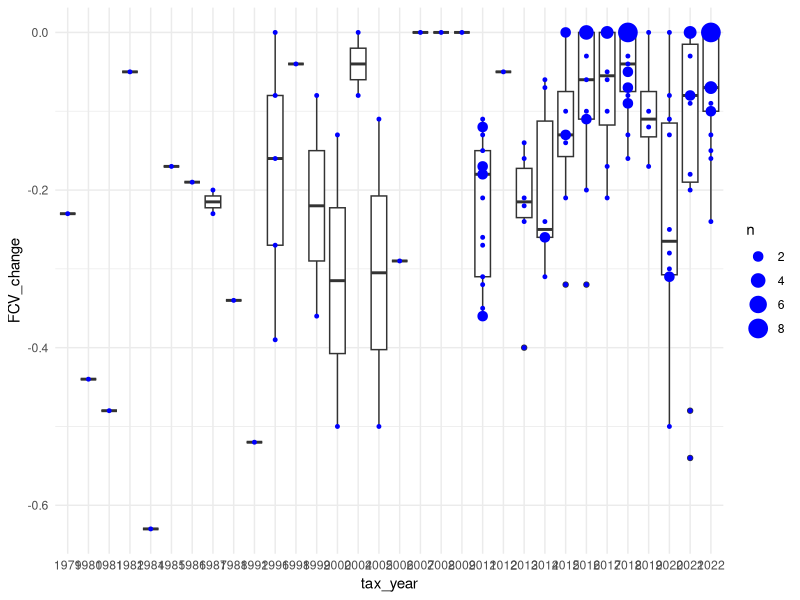
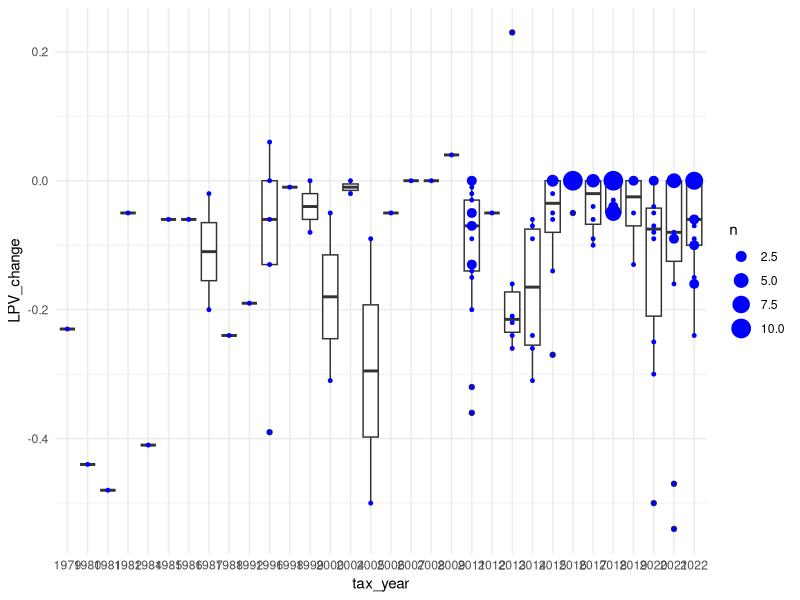

R code for these plots, in order:

library(tidyverse)

# read data into tibble
petitions <- read_csv("Updated/Master_edited_new.csv")

# create identifier
petitions$ID <- 1:nrow(petitions)

# rename relevant columns
names(petitions)[1] <- 'include'
names(petitions)[3] <- 'tax_year'
names(petitions)[11] <- 'FCV_owner'
names(petitions)[12] <- 'LPV_owner'
names(petitions)[13] <- 'FCV_notice'
names(petitions)[14] <- 'LPV_notice'
names(petitions)[15] <- 'FCV_decision'
names(petitions)[16] <- 'LPV_decision'
names(petitions)[19] <- 'outcome'
names(petitions)[20] <- 'outcome_details'
names(petitions)[21] <- 'FCV_change'
names(petitions)[22] <- 'LPV_change'

petitions$tax_year = as.character(petitions$tax_year)
pet = subset(petitions,include == 1)

pet$FCV_change = as.numeric(pet$FCV_change)
pet$LPV_change = as.numeric(pet$LPV_change)

# plot of LPV changes across the years
p1a <- ggplot(pet, aes(x=tax_year, y=FCV_change)) + geom_boxplot() + theme_minimal()
p1a <- p1a + geom_point(color = "blue",stat = "sum", aes(size = after_stat(n))) 

# plot of FCV changes across the years
p1b <- ggplot(pet, aes(x=tax_year, y=LPV_change)) + geom_boxplot() + theme_minimal()
p1b <- p1b + geom_point(color = "blue",stat = "sum", aes(size = after_stat(n)))


